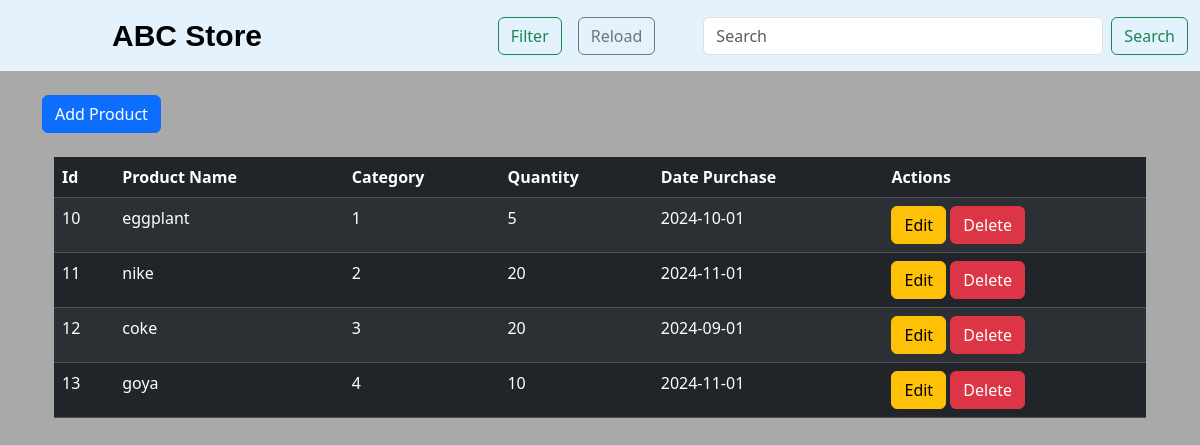
Page /prelim_pdo/index.php on the earlier database version.
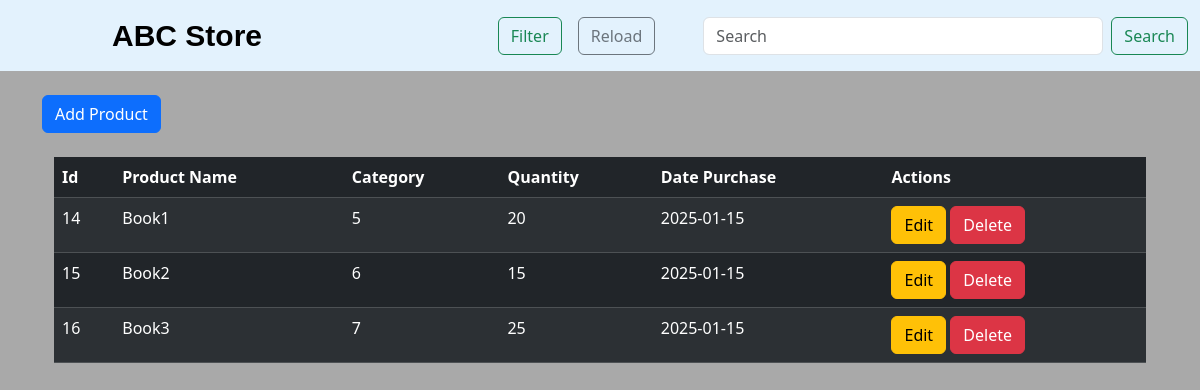
Same page on the later database version.
### tables this page shows
CREATE TABLE `product_table` (
  `id` int(11) NOT NULL,
  `Product_Name` varchar(45) NOT NULL,
  `Category` int(45) NOT NULL,
  `Quantity` int(11) NOT NULL,
  `Date_Purchase` date NOT NULL
);

### prelim_pdo/index.php (the view, shortened to what this page needs)
<?php
$newconnection = new Connection();
$query = "SELECT * FROM product_table";
$params = [];
?>
<!DOCTYPE html>
<html lang="en">
<head>
    <link href="https://cdn.jsdelivr.net/npm/bootstrap@5.3.2/dist/css/bootstrap.min.css" rel="stylesheet">
</head>
<body>
    <nav class="navbar" style="background-color: #e3f2fd;">
        <div class="container-fluid">
            <a class="navbar-brand" style="font-family: 'Arial', sans-serif; font-weight: bold; font-size: 30px; margin-left: 100px;">ABC Store</a>
            <form class="d-flex" action="" method="POST" role="search">
                <button type="button" class="btn btn-outline-success me-3" data-bs-toggle="modal" data-bs-target="#filterModal">Filter</button>
                <a href="index.php" class="btn btn-outline-secondary me-5">Reload</a>
                <input class="form-control me-2" type="search" name="search_term" placeholder="Search" aria-label="Search" style="width: 400px;">
                <button class="btn btn-outline-success" type="submit" name="search">Search</button>
            </form>
        </div>
    </nav>
    <div class="container mt-4">
        <button type="button" class="btn btn-primary" data-bs-toggle="modal" data-bs-target="#addProductModal">
            Add Product
        </button>
        <div class="info-table container mt-4">
            <table class="table table-dark table-striped">
                <thead>
                    <tr>
                        <th scope="col">Id</th>
                        <th scope="col">Product Name</th>
                        <th scope="col">Category</th>
                        <th scope="col">Quantity</th>
                        <th scope="col">Date Purchase</th>
                        <th scope="col">Actions</th>
                    </tr>
                </thead>
                <tbody>
                    <?php
                    $connection = $newconnection->openConnection();
                    $stmt = $connection->prepare($query);
                    $stmt->execute($params);
                    $result = $stmt->fetchAll();
                    if ($result) {
                        foreach ($result as $row) {
                    ?>
                            <tr>
                                <td><?php echo $row->id; ?></td>
                                <td><?php echo $row->Product_Name; ?></td>
                                <td><?php echo $row->Category; ?></td>
                                <td><?php echo $row->Quantity; ?></td>
                                <td><?php echo $row->Date_Purchase; ?></td>
                                <td>
                                    <button type="button" class="btn btn-warning" data-bs-toggle="modal" data-bs-target="#editProductModal"
                                        onclick="populateEditModal(<?= $row->id; ?>)">Edit</button>
                                    <form action="" method="post" class="d-inline">
                                        <button type="submit" class="btn btn-danger" name="delete_product">Delete</button>
                                    </form>
                                </td>
                            </tr>
                    <?php
                        }
                    } else {
                        echo "<tr><td colspan='6' class='text-center'>No products found</td></tr>";
                    }
                    ?>
                </tbody>
            </table>
        </div>
    </div>
</body>
</html>

### prelim_pdo/index.php (style rules this page uses)
body { background-color: darkgray; }

Differences in the rows shown:
removed product_table: id "10", Product_Name "eggplant", Category "1", Quantity "5", Date_Purchase "2024-10-01"
removed product_table: id "11", Product_Name "nike", Category "2", Quantity "20", Date_Purchase "2024-11-01"
removed product_table: id "12", Product_Name "coke", Category "3", Quantity "20", Date_Purchase "2024-09-01"
removed product_table: id "13", Product_Name "goya", Category "4", Quantity "10", Date_Purchase "2024-11-01"
added product_table: id "14", Product_Name "Book1", Category "5", Quantity "20", Date_Purchase "2025-01-15"
added product_table: id "15", Product_Name "Book2", Category "6", Quantity "15", Date_Purchase "2025-01-15"
added product_table: id "16", Product_Name "Book3", Category "7", Quantity "25", Date_Purchase "2025-01-15"
